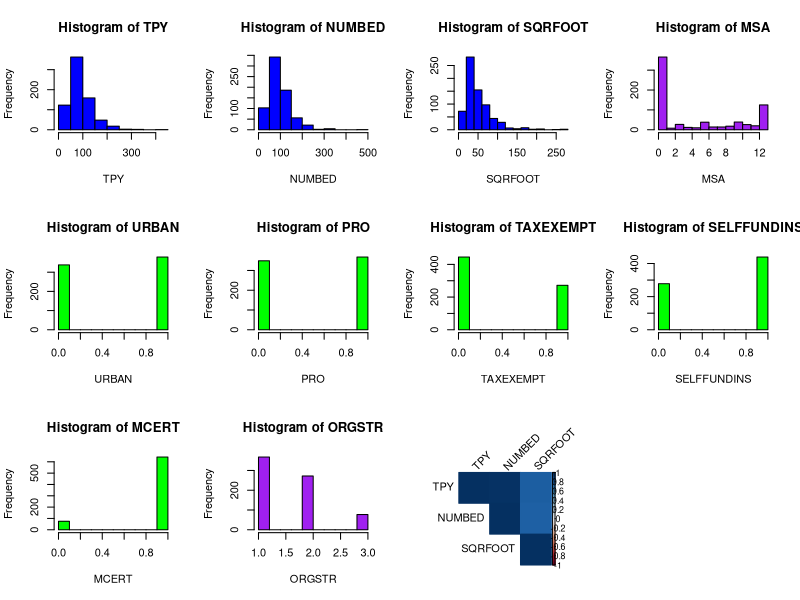
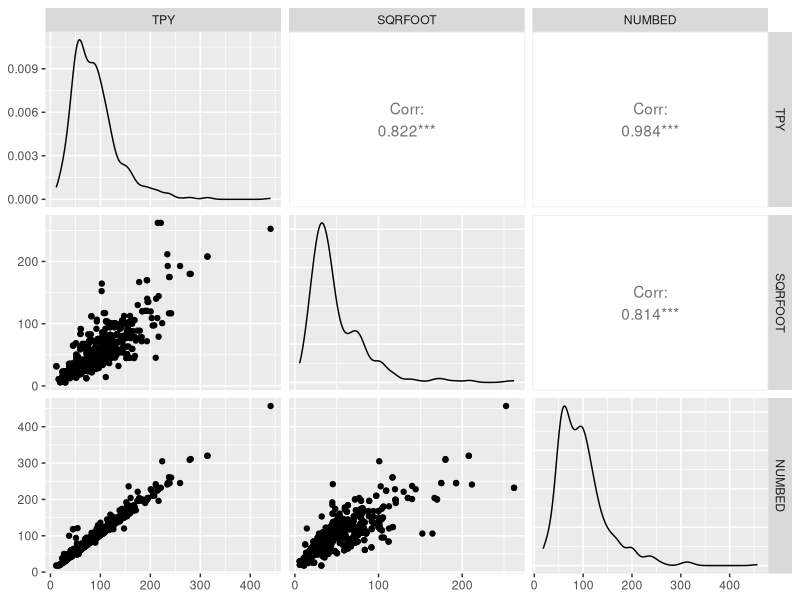

Reproduce these figures in R, in order.
## ---- chunk 1
datafile <- read.csv("../WiscNursingHome.csv")

## ---- chunk 2
# Set the layout of the graph
par(mfrow = c(3,4))

# Draw the first histogram
hist(datafile$TPY, main = "Histogram of TPY", xlab = "TPY", col = "blue")

# Draw the second histogram
hist(datafile$NUMBED, main = "Histogram of NUMBED", xlab = "NUMBED", col = "blue")

# Draw the third histogram
hist(datafile$SQRFOOT, main = "Histogram of SQRFOOT", xlab = "SQRFOOT", col = "blue")
hist(datafile$MSA, main = "Histogram of MSA", xlab = "MSA", col = "purple")
hist(datafile$URBAN, main = "Histogram of URBAN", xlab = "URBAN", col = "green")
hist(datafile$PRO, main = "Histogram of PRO", xlab = "PRO", col = "green")
hist(datafile$TAXEXEMPT, main = "Histogram of TAXEXEMPT", xlab = "TAXEXEMPT", col = "green")
hist(datafile$SELFFUNDINS, main = "Histogram of SELFFUNDINS", xlab = "SELFFUNDINS", col = "green")
hist(datafile$MCERT, main = "Histogram of MCERT", xlab = "MCERT", col = "green")
hist(datafile$ORGSTR, main = "Histogram of ORGSTR", xlab = "ORGSTR", col = "purple")
## ---- chunk 3
library(dplyr)
#DATA CLEANING
datafile <- na.omit(datafile) #drop NAs
#datafile <- datafile %>% filter(MCERT == 1) 
#select only rows for Medicaid-certified nurse houses
datafile$UTILIZATION_RATE <- datafile$TPY / datafile$NUMBED

## ---- chunk 4
#Transform into categorical variables
datafile$ORGSTR <- as.factor(datafile$ORGSTR)
datafile$MSA <- as.factor(datafile$MSA)
## ---- chunk 5
library(corrplot)

# Calculate the correlation matrix
corr_matrix <- cor(datafile[, c("TPY","NUMBED","SQRFOOT")])

# Plot the correlation matrix
corrplot(corr_matrix, method = "color", type = "upper", tl.col = "black", tl.srt = 45)

## ---- chunk 6
library(ggplot2)
# install.packages("GGally")
library(GGally)
ggpairs(subset(datafile, select = c(TPY, SQRFOOT, NUMBED)))



## ---- chunk 7
years_comparison <- datafile %>% 
  group_by(hospID) %>%
  summarize(SQRFOOT_2000 =  SQRFOOT[CRYEAR == 2000], SQRFOOT_2001 =  SQRFOOT[CRYEAR == 2001],
            NUMBED_2000 = NUMBED[CRYEAR == 2000], NUMBED_2001 = NUMBED[CRYEAR == 2001],
            TPY_2000 =  TPY[CRYEAR == 2000], TPY_2001 =  TPY[CRYEAR == 2001],
            NUMBED_2000 = NUMBED[CRYEAR == 2000], NUMBED_2001 = NUMBED[CRYEAR == 2001],
            MSA_2000 =  MSA[CRYEAR == 2000], MSA_2001 =  MSA[CRYEAR == 2001],
            URBAN_2000 = URBAN[CRYEAR == 2000], URBAN_2001 = URBAN[CRYEAR == 2001],
            TAXEXEMPT_2000 =  TAXEXEMPT[CRYEAR == 2000], TAXEXEMPT_2001 =  TAXEXEMPT[CRYEAR == 2001],
            PRO_2000 = PRO[CRYEAR == 2000], PRO_2001 = PRO[CRYEAR == 2001],
            MCERT_2000 =  MCERT[CRYEAR == 2000], MCERT_2001 =  MCERT[CRYEAR == 2001],
            SELFFUNDINS_2000 = SELFFUNDINS[CRYEAR == 2000], SELFFUNDINS_2001 = SELFFUNDINS[CRYEAR == 2001],
            ORGSTR_2000 =  ORGSTR[CRYEAR == 2000], ORGSTR_2001 =  ORGSTR[CRYEAR == 2001])
           

## ---- chunk 8
years_comparison$NUMBED_diff <- years_comparison$NUMBED_2001-years_comparison$NUMBED_2000
years_comparison$SQRFOOT_diff <- years_comparison$SQRFOOT_2001-years_comparison$SQRFOOT_2000
## ---- chunk 9
years_comparison
